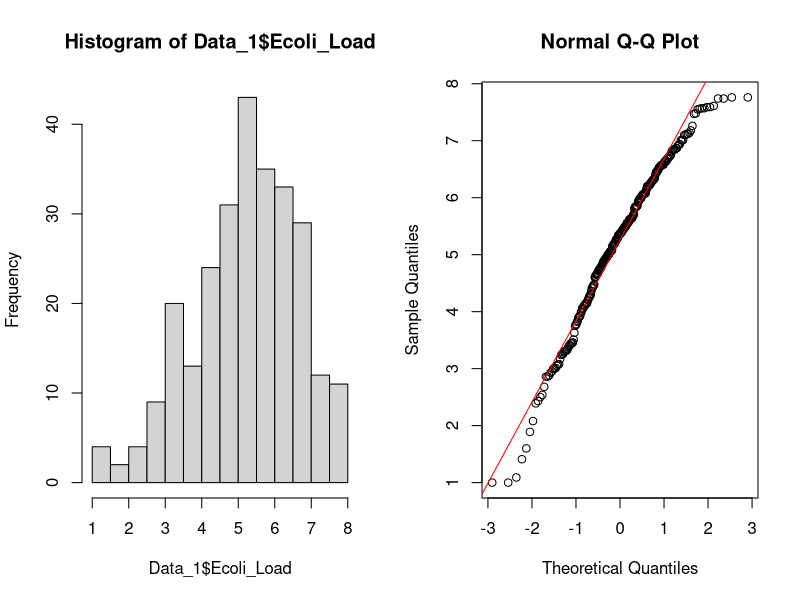
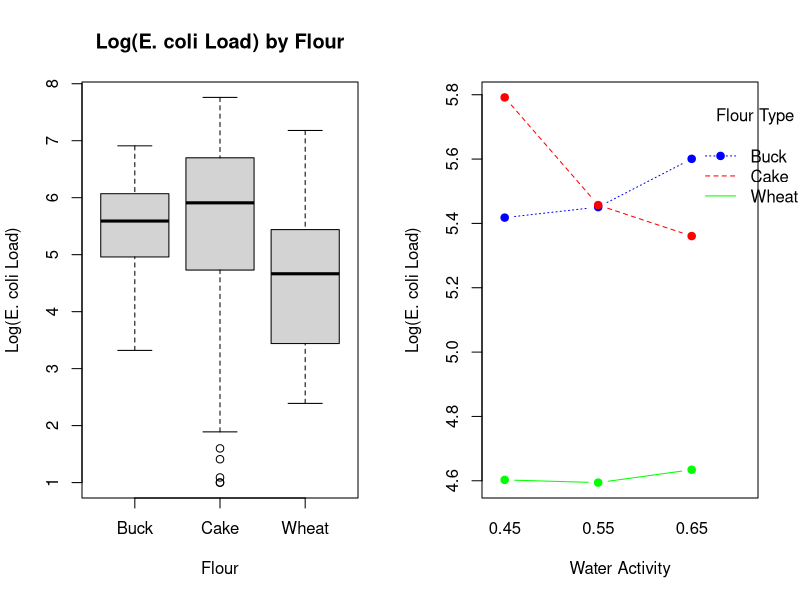
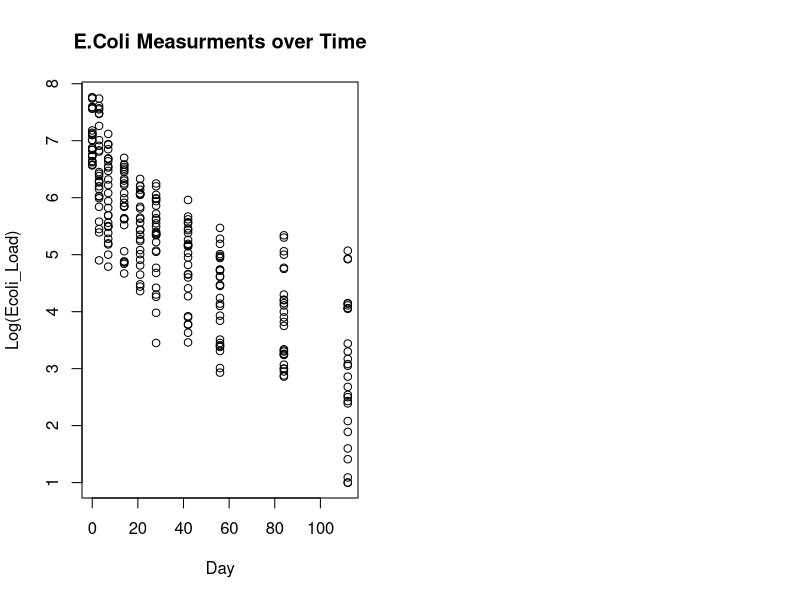
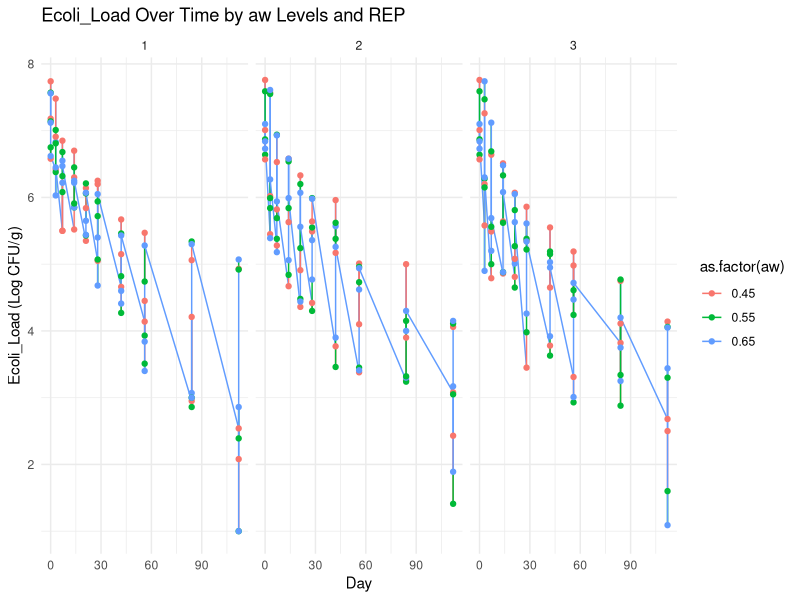

The R script that drew these images, in order:
## ---- chunk 1
#| echo: false
suppressPackageStartupMessages(library(knitr))
suppressPackageStartupMessages(library(dplyr))
Data_1 <- read.csv("Data-1.csv")
head(Data_1) %>%
  kable(caption = "E. coli Survival Data") # This creates a simple table
## ---- chunk 2
#| echo: false
Data_1 <- read.csv("Data-1.csv")
par(mfrow = c(1,2))
hist(Data_1$Ecoli_Load)
qqnorm(Data_1$Ecoli_Load)
qqline(Data_1$Ecoli_Load, col = "red")

## ---- chunk 3
#| echo: false
# Load the dataset first

Data_1 <- read.csv("Data-1.csv")


suppressPackageStartupMessages(library(dplyr))
Data_1 %>%
 group_by(Flour) %>%
 summarise(
   Mean_Ecoli_Load = mean(Ecoli_Load, na.rm = TRUE),
   Median_Ecoli_Load = median(Ecoli_Load, na.rm = TRUE),
   SD_Ecoli_Load = sd(Ecoli_Load, na.rm = TRUE)
 )
boxplot(Ecoli_Load ~ Flour, data = Data_1, main="Log(E. coli Load) by Flour", xlab="Flour", ylab="Log(E. coli Load)")

## ---- chunk 4
#| echo: false
aov_results <- aov(Ecoli_Load ~ Flour, data = Data_1,)
TukeyHSD(aov_results)

## ---- chunk 5
#| echo: false
interaction.plot(x.factor = Data_1$aw,
                 trace.factor = Data_1$Flour,
                 response = Data_1$Ecoli_Load,
                 type = "b",
                 legend = TRUE,
                 xlab = "Water Activity",
                 ylab = "Log(E. coli Load)",
                 trace.label = "Flour Type",
                 col = c("blue", "red", "green"),
                 pch = 19)

## ---- chunk 6
#| echo: false
plot(x=Data_1$Day, y=Data_1$Ecoli_Load, xlab = "Day", ylab = "Log(Ecoli_Load)", main = "E.Coli Measurments over Time")

## ---- chunk 7
#| echo: false
#  Line Graph for Ecoli_Load over time (Days) for each 'aw' and 'REP'
suppressPackageStartupMessages(library(ggplot2))
lineplot_gg <- ggplot(Data_1, aes(x = Day, y = Ecoli_Load, color = as.factor(aw), group = REP)) +
  geom_line() +
  geom_point() +
  facet_wrap(~ REP) +  # Separate lines for each replicate
  ggtitle("Ecoli_Load Over Time by aw Levels and REP") +
  xlab("Day") +
  ylab("Ecoli_Load (Log CFU/g)") +
  theme_minimal()

print(lineplot_gg)
